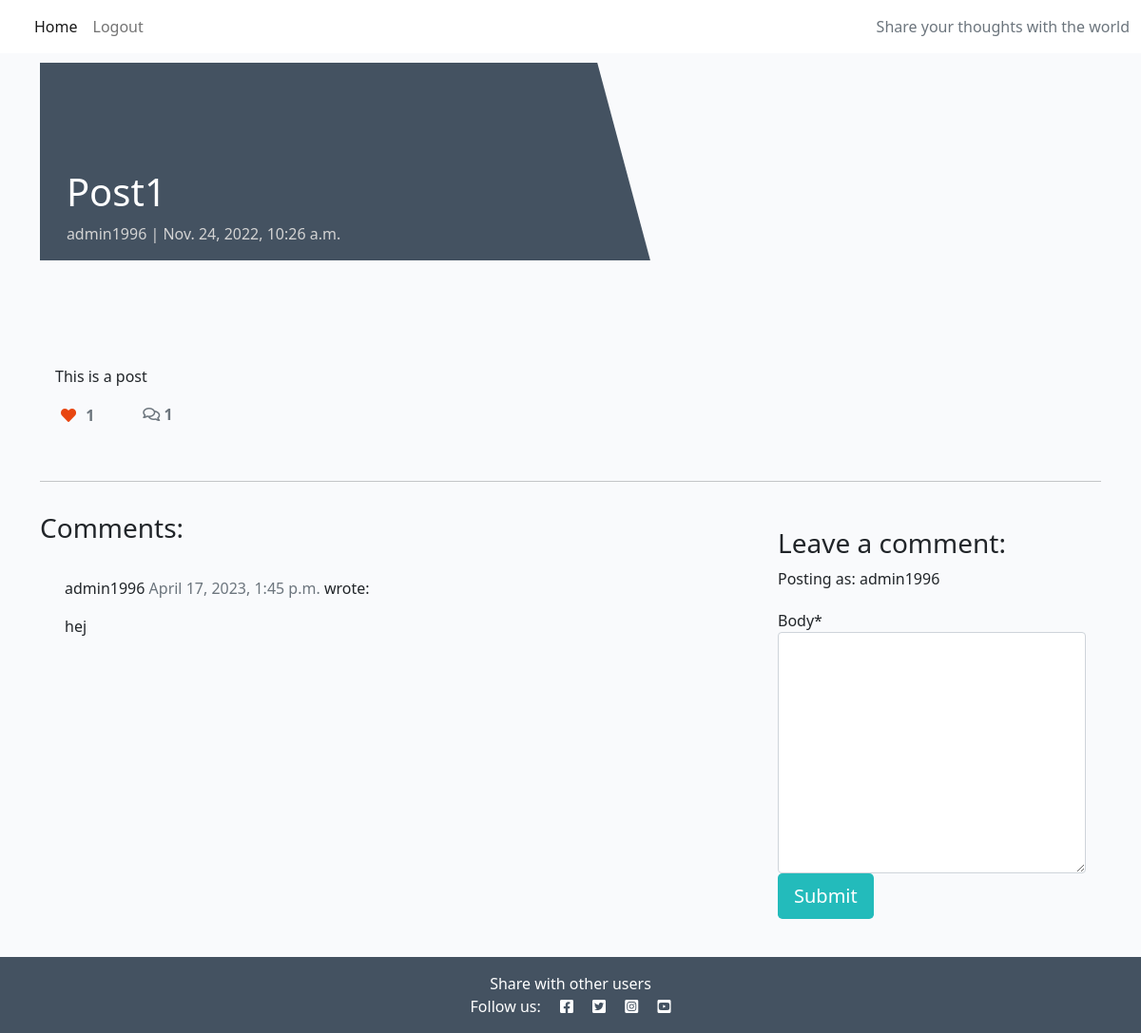
The app's page /post1/ (signed in) with its own data.
### blog/models.py (models this page shows, shortened)
class Post(models.Model):
    title = models.CharField(max_length=200, unique=True)
    slug = models.SlugField(max_length=200, unique=True)
    author = models.ForeignKey(
        User, on_delete=models.CASCADE, related_name="blog_posts"
    )
    featured_image = CloudinaryField('image', default='placeholder')
    excerpt = models.TextField(blank=True)
    updated_on = models.DateTimeField(auto_now=True)
    content = models.TextField()
    created_on = models.DateTimeField(auto_now_add=True)
    status = models.IntegerField(choices=STATUS, default=0)
    likes = models.ManyToManyField(
        User, related_name='blogpost_like', blank=True)
    class Meta:
        ordering = ["-created_on"]
    def number_of_likes(self):
        return self.likes.count()

class Comment(models.Model):
    post = models.ForeignKey(Post, on_delete=models.CASCADE,
                             related_name="comments")
    name = models.CharField(max_length=80)
    email = models.EmailField()
    body = models.TextField()
    created_on = models.DateTimeField(auto_now_add=True)
    approved = models.BooleanField(default=False)
    class Meta:
        ordering = ["created_on"]

### blog/views.py (the view, shortened to what this page needs)
# urls.py: path('<slug:slug>/', views.PostDetail.as_view(), name='post_detail'),
class PostDetail(View):
    def get(self, request, slug, *args, **kwargs):
        queryset = Post.objects.filter(status=1)
        post = get_object_or_404(queryset, slug=slug)
        comments = post.comments.filter(approved=True).order_by("-created_on")
        liked = False
        if post.likes.filter(id=self.request.user.id).exists():
            liked = True
        return render(
            request,
            "post_detail.html",
            {
                "post": post,
                "comments": comments,
                "commented": False,
                "liked": liked,
                "comment_form": CommentForm()
            },
        )

### blog/forms.py
class CommentForm(forms.ModelForm):
    class Meta:
        model = Comment
        fields = ('body',)

### templates/post_detail.html (shortened to what this page needs)
{% extends 'base.html' %} {% block content %}
{% load crispy_forms_tags %}
<div class="masthead">
    <div class="container">
        <div class="row g-0">
            <div class="col-md-6 masthead-text">
                <h1 class="post-title">{{ post.title }}</h1>
                <p class="post-subtitle">{{ post.author }} | {{ post.created_on }}</p>
            </div>
            <div class="d-none d-md-block col-md-6 masthead-image">
            </div>
        </div>
    </div>
</div>
<div class="container">
    <div class="row">
        <div class="col card mb-4  mt-3 left  top">
            <div class="card-body">
                <p class="card-text ">
                    {{ post.content | safe }}
                </p>
                <div class="row">
                    <div class="col-1">
                        <strong>
                            {% if user.is_authenticated %}
                            <form class="d-inline" action="{% url 'post_like' post.slug %}" method="POST">
                                {% if liked %}
                                <button type="submit" name="blogpost_id" value="{{post.slug}}" class="btn-like"><i
                                        class="fas fa-heart"></i></button>
                                {% else %}
                                <button type="submit" name="blogpost_id" value="{{post.slug}}" class="btn-like"><i
                                        class="far fa-heart"></i></button>
                                {% endif %}
                            </form>
                            {% else %}
                            <span class="text-secondary"><i class="far fa-heart"></i></span>
                            {% endif %}
                            <span class="text-secondary">{{ post.number_of_likes }} </span>
                        </strong>
                    </div>
                    <div class="col-1">
                        {% with comments.count as total_comments %}
                        <strong class="text-secondary"><i class="far fa-comments"></i>
                            {{ total_comments }}</strong>
                        {% endwith %}
                    </div>
                </div>
            </div>
        </div>
    </div>
    <div class="row">
        <div class="col">
            <hr>
        </div>
    </div>
    <div class="row">
        <div class="col-md-8 card mb-4  mt-3 ">
            <h3>Comments:</h3>
            <div class="card-body">
                {% for comment in comments %}
                <div class="comments" style="padding: 10px;">
                    <p class="font-weight-bold">
                        {{ comment.name }}
                        <span class=" text-muted font-weight-normal">
                            {{ comment.created_on }}
                        </span> wrote:
                    </p>
                    {{ comment.body | linebreaks }}
                </div>
                {% endfor %}
            </div>
        </div>
        <div class="col-md-4 card mb-4  mt-3 ">
            <div class="card-body">
                {% if commented %}
                <div class="alert alert-success" role="alert">
                    Your comment is awaiting approval
                </div>
                {% else %}
                {% if user.is_authenticated %}
                <h3>Leave a comment:</h3>
                <p>Posting as: {{ user.username }}</p>
                <form method="post" style="margin-top: 1.3em;">
                    {{ comment_form | crispy }}
                    <button type="submit" class="btn btn-signup btn-lg">Submit</button>
                </form>
                {% endif %}
                {% endif %}
            </div>
        </div>
    </div>
</div>
{% endblock content %}

### static/css/style.css (style rules this page uses)
body { background-color: #F9FAFC; }
.main-bg { background-color: #F9FAFC; }
.card { border: none; background-color: transparent; }
.masthead { margin-top: 10px; overflow: hidden; position: relative; display: inline-block; height: 33vh; width: 100%; }
.masthead-text { background-color: #445261; color: white; position: relative; }
.masthead-image { position: relative; overflow: hidden; }
.masthead-image:after { content: ""; position: absolute; top: 0; right: 90%; height: 100%; width: 150%; background: #445261; -webkit-transform: skew(15deg); -moz-transform: skew(15deg); transform: skew(15deg); z-index: 100; }
.post-title { margin-top: 20%; margin-left: 5%; }
.post-subtitle { margin-left: 5%; color: lightgray; }
.btn-signup { background-color: #23BBBB; color: #fff; }
.btn-like { color: #E84610; border: none; background: transparent; }

### records on screen
Post: title "Post1", author "admin1996", created_on "Nov. 24, 2022, 10:26 a.m.", content "This is a post", number_of_likes "1"
Comment: name "admin1996", created_on "April 17, 2023, 1:45 p.m.", body "hej"

### other values on screen
{{ total_comments }} "1"
{{ user.username }} "admin1996"
